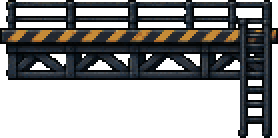
#> input picture assets/terrain/catwalk-raw.png, 139 x 69 px (shown 2 times larger)
$ python pixelize.py ../assets/terrain/catwalk-raw.png out.png
#> lines starting #> are read from the running program, lines starting #| are printed output that depends on the picture; after the words box and inside, x2 and y2 are one past the last pixel; in counts of white or black regions, pixels touching at a corner belong together
"""Clean an AI-generated image into a pixel-perfect sprite.
usage: python tools/pixelize.py IN OUT --h 44 [--w W] [--colors 24] [--alpha 128] [--outline 1a1420] [--crop] [--palette pal.png]
 - crops to the opaque bounding box (--crop, default on for alpha images)
 - downsamples to the target size (height or width; aspect kept) with a mode-preserving box filter
 - hard alpha threshold, palette quantization (median cut, or a supplied palette image)
 - optional 1px dark outline around the silhouette
Also: --sheet a,b,c  packs several already-clean frames into one horizontal strip with equal cell size (bottom-aligned).
"""
import argparse, sys
import numpy as np
from PIL import Image

def load(p):
#> called with p = '../assets/terrain/catwalk-raw.png'
    return Image.open(p).convert('RGBA')
#> returned value is the input picture: PIL image 139x69 RGBA; mean R, G, B, A 18.5, 19, 19, 123.1

def bbox(im, thr=40):
#> called with thr = 40
    a = np.array(im)[..., 3]
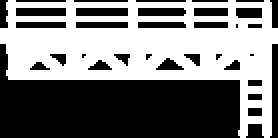
#> a: shape (69, 139) (shown 2 times larger); 48.3% white; 1 white region, box (x1, y1, x2, y2) and area: (0, 0, 139, 69) 4629
    ys, xs = np.where(a > thr)
#> ys = 4629 values from 0 to 68; xs = 4629 values, max 138 at index 1162, min 0 at index 1024, mean 73.94
    if not len(xs): return (0, 0, im.width, im.height)
    return (xs.min(), ys.min(), xs.max() + 1, ys.max() + 1)

def downsample(im, w, h):
    # premultiplied area average for colour, separate for alpha -> avoids dark fringes
    a = np.array(im).astype(np.float32) / 255
    rgb = a[..., :3] * a[..., 3:4]
    pre = Image.fromarray((np.concatenate([rgb, a[..., 3:4]], -1) * 255).astype(np.uint8), 'RGBA')
    small = np.array(pre.resize((w, h), Image.BOX)).astype(np.float32) / 255
    al = small[..., 3:4]
    col = np.where(al > 1e-3, small[..., :3] / np.maximum(al, 1e-3), 0)
    return np.concatenate([np.clip(col, 0, 1), al], -1)

def main():
    ap = argparse.ArgumentParser()
    ap.add_argument('inp'); ap.add_argument('out')
    ap.add_argument('--h', type=int); ap.add_argument('--w', type=int)
    ap.add_argument('--colors', type=int, default=32)
    ap.add_argument('--alpha', type=float, default=0.5)
    ap.add_argument('--outline', default=None)
    ap.add_argument('--nocrop', action='store_true')
    ap.add_argument('--palette', default=None)
    ap.add_argument('--opaque', action='store_true', help='ignore alpha (backgrounds)')
    a = ap.parse_args()
    im = load(a.inp)
    if a.opaque:
        im.putalpha(255)
    elif not a.nocrop:
        im = im.crop(bbox(im))
    W, H = im.size
#> W = 139; H = 69
    if a.h and a.w: w, h = a.w, a.h
    elif a.h: h = a.h; w = max(1, round(W * a.h / H))
    elif a.w: w = a.w; h = max(1, round(H * a.w / W))
#> (the run stopped early here; a loop or call above may not have finished)

$ run again, on assets/terrain/cap-l.png
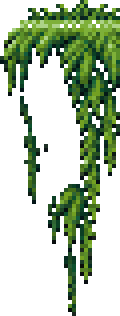
#> input picture assets/terrain/cap-l.png, 30 x 79 px (shown 4 times larger)
#> in load, returned value is the input picture: PIL image 30x79 RGBA; mean R, G, B, A 37.2, 53.9, 27.3, 97.7
#> in bbox, `a = np.array(im)[..., 3]`:
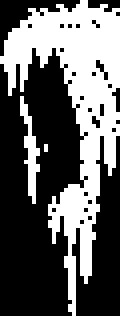
#> a: shape (79, 30) (shown 4 times larger); 38.3% white; 3 white regions (1 under 20 px), largest, box (x1, y1, x2, y2) and area: (0, 0, 30, 79) 851, (5, 24, 10, 51) 55
#> ys = 908 values from 0 to 78; xs = 908 values, max 29 at index 24, min 0 at index 306, mean 17.82

$ run again, on assets/terrain/cap-r.png
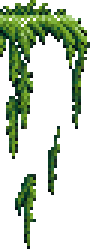
#> input picture assets/terrain/cap-r.png, 30 x 83 px (shown 3 times larger)
#> in load, returned value is the input picture: PIL image 30x83 RGBA; mean R, G, B, A 40.8, 52, 28, 77.9
#> in bbox, `a = np.array(im)[..., 3]`:
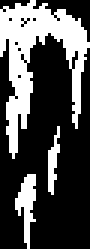
#> a: shape (83, 30) (shown 3 times larger); 30.6% white; 3 white regions, box (x1, y1, x2, y2) and area: (0, 0, 30, 53) 620, (5, 58, 12, 83) 91, (16, 42, 20, 65) 50
#> ys = 761 values from 0 to 82; xs = 761 values, max 29 at index 306, min 0 at index 19, mean 12.04
